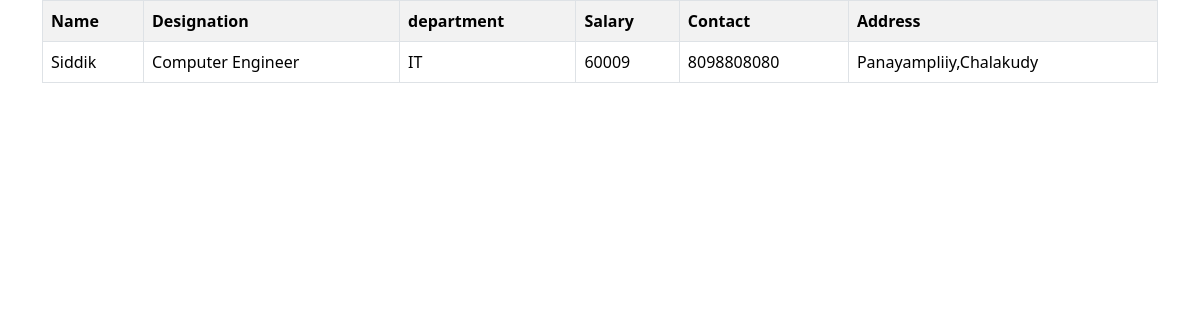
/employee/3, run on the app's committed database.
### myapp/models.py (models this page shows)
class employee(models.Model):
    name=models.CharField(max_length=200)
    designation=models.CharField(max_length=200)
    department=models.CharField(max_length=200)
    salary=models.PositiveIntegerField()
    contact=models.CharField(max_length=200)
    address=models.CharField(max_length=200)

### myapp/views.py (the view)
# urls.py: path('employee/<int:pk>',views.EmployeeDetailView.as_view(),name="employee_detail"),
class EmployeeDetailView(View):
    def get(self,request,*args,**kwargs):
        id=kwargs.get("pk")
        qs=employee.objects.get(id=id)
        return render(request,"emp_detail.html",{"employee":qs})

### myapp/Templates/emp_detail.html
{%extends 'base.html'%}
{%block main_block%}
    <div class="container">
        <div class="row">
            <div class="col-12">
                <table class="table table-striped table-bordered">
                    <tr>
                        <th>Name</th>
                        <th>Designation</th>
                        <th>department</th>
                        <th>Salary</th>
                        <th>Contact</th>
                        <th>Address</th>
                    </tr>
                    <tr>
                <td>{{employee.name}}</td>
                <td>{{employee.designation}}</td>
                <td>{{employee.department}}</td>
                <td>{{employee.salary}}</td>
                <td>{{employee.contact}}</td>
                <td>{{employee.address}}</td>
               </tr>
            </div>
        </div>
    </div>
{%endblock%}

### data on the page
employee: name "Siddik", designation "Computer Engineer", department "IT", salary "60009", contact "8098808080", address "Panayampliiy,Chalakudy"
